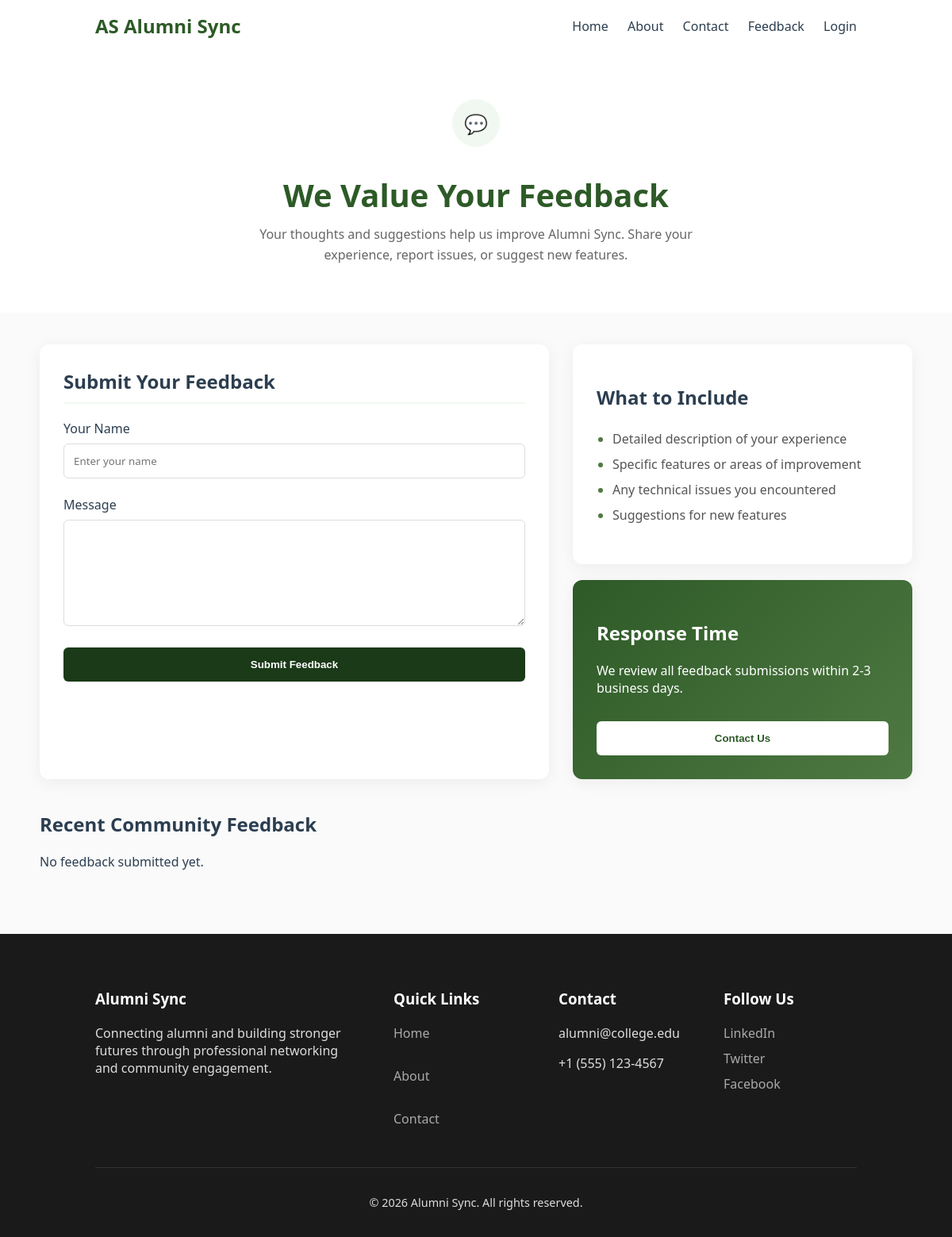
The app's page /alumni_app/alumni/feedback/, older data.
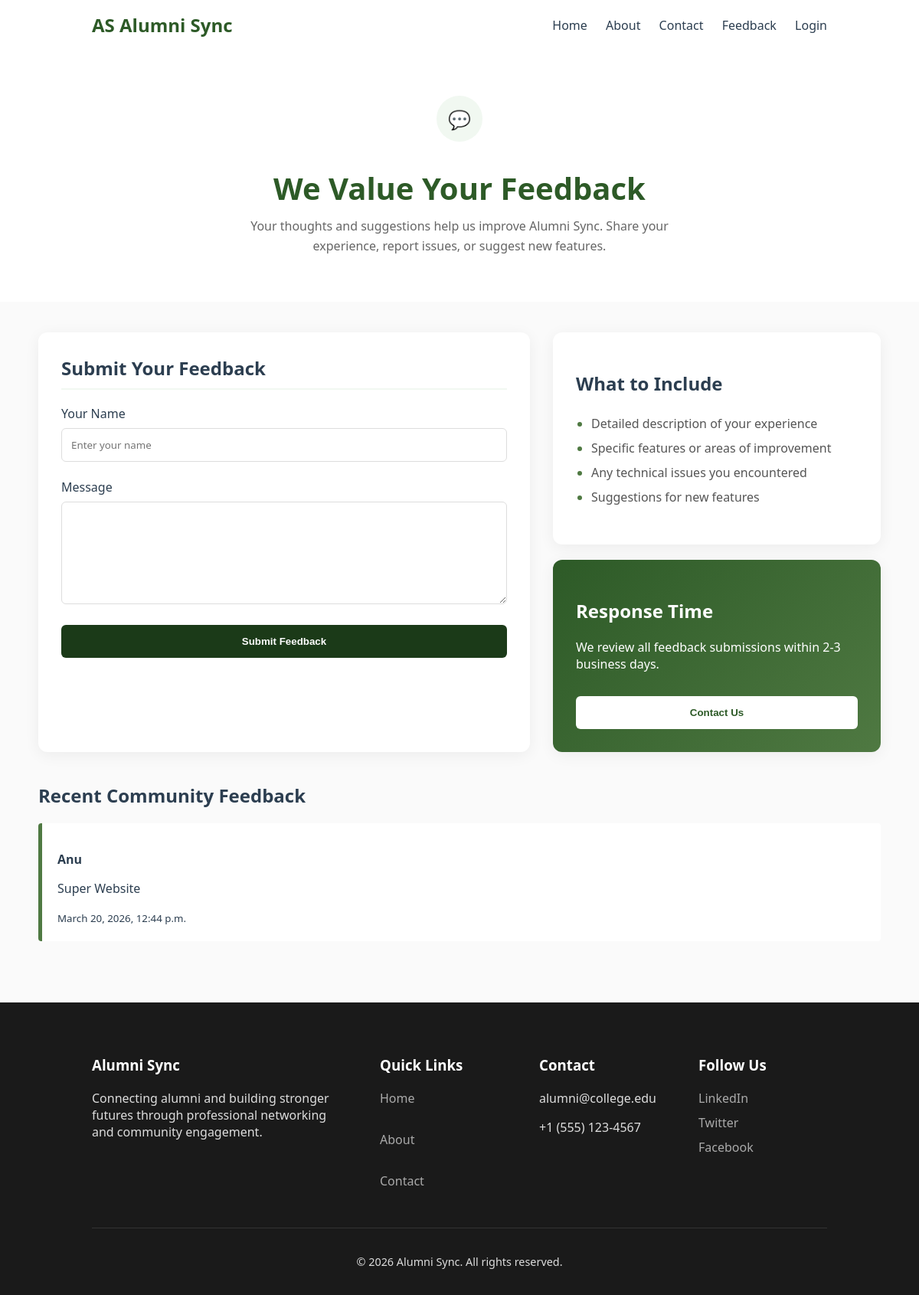
The same page, newer data.
### Alumni_app/models.py (models this page shows, shortened)
class Feedback(models.Model):
    user = models.ForeignKey(User, on_delete=models.CASCADE, null=True, blank=True)
    name = models.CharField(max_length=100, null=True, blank=True)
    message = models.TextField()
    created_at = models.DateTimeField(auto_now_add=True)

### Alumni_app/views.py (the view, shortened to what this page needs)
# urls.py: path('alumni/feedback/', views.alumni_feedback, name='alumni_feedback'),
def alumni_feedback(request):
    feedbacks = Feedback.objects.all().order_by("-created_at")
    return render(request, "alumni_feedback.html", {"feedbacks": feedbacks})

### Alumni_app/templates/alumni_feedback.html (shortened to what this page needs)
{% load static %}
<!DOCTYPE html>
<html>
<head>
<link rel="stylesheet" href="{% static 'alumni_feedback.css' %}">
</head>
<body>
<header>
<div><h2>AS Alumni Sync</h2></div>
<nav>
<a href="{% url 'index' %}">Home</a>
<a href="{% url 'about' %}">About</a>
<a href="{% url 'contact' %}">Contact</a>
<a href="{% url 'alumni_feedback' %}">Feedback</a>
<a href="{% url 'login_portal' %}">Login</a>
</nav>
</header>
<section class="hero">
<div class="hero-icon">💬</div>
<h1>We Value Your Feedback</h1>
<p>
Your thoughts and suggestions help us improve Alumni Sync.
Share your experience, report issues, or suggest new features.
</p>
</section>
<div class="container">
<div class="card feedback-form">
<h2>Submit Your Feedback</h2>
<form method="POST">
{% if request.user.is_authenticated %}
<label>Username</label>
<input type="text" value="{{ request.user.username }}" readonly>
{% else %}
<label>Your Name</label>
<input type="text" name="name" placeholder="Enter your name">
{% endif %}
<br><br>
<label>Message</label>
<textarea name="message" rows="6"></textarea>
<br><br>
<button type="submit">Submit Feedback</button>
</form>
</div>
<div class="sidebar">
<div class="card info-box">
<h2>What to Include</h2>
<ul>
<li>Detailed description of your experience</li>
<li>Specific features or areas of improvement</li>
<li>Any technical issues you encountered</li>
<li>Suggestions for new features</li>
</ul>
</div>
<div class="card response-time-card">
<h2>Response Time</h2>
<p>
We review all feedback submissions within 2-3 business days.
</p>
<a href="{% url 'contact' %}">
<button>Contact Us</button>
</a>
</div>
</div>
</div>
<section class="user-feedback-section">
<h2>Recent Community Feedback</h2>
{% for feedback in feedbacks %}
<div class="feedback-item">
<p>
<strong>{{ feedback.user.username }}</strong>
</p>
<p>{{ feedback.message }}</p>
<small>{{ feedback.created_at }}</small>
</div>
{% empty %}
<p>No feedback submitted yet.</p>
{% endfor %}
</section>
<footer>
<div>
<h3>Alumni Sync</h3>
<p>
Connecting alumni and building stronger futures through
professional networking and community engagement.
</p>
</div>
<div>
<h3>Quick Links</h3>
<a href="#">Home</a><br>
<a href="#">About</a><br>
<a href="#">Contact</a>
</div>
<div>
<h3>Contact</h3>
<p>alumni@college.edu</p>
<p>+1 (555) 123-4567</p>
</div>
<div>
<h3>Follow Us</h3>
<a href="#">LinkedIn</a>
<a href="#">Twitter</a>
<a href="#">Facebook</a>
</div>
<div class="footer-bottom">
<p>© 2026 Alumni Sync. All rights reserved.</p>
</div>
</footer>
</body>
</html>

Row changes from the older to the newer data that the page shows:
added Feedback: user.username "Anu", message "Super Website", created_at "March 20, 2026, 12:44 p.m."
Text that changed along with them:
text no longer shown: "No feedback submitted yet."
